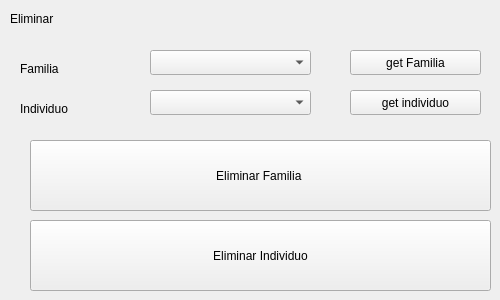
      <widget class="QWidget" name="page_9">
       <widget class="QLabel" name="label_8">
        <property name="geometry">
         <rect>
          <x>10</x>
          <y>10</y>
          <width>67</width>
          <height>17</height>
         </rect>
        </property>
        <property name="text">
         <string>Eliminar</string>
        </property>
       </widget>
       <widget class="QLabel" name="label_35">
        <property name="geometry">
         <rect>
          <x>20</x>
          <y>60</y>
          <width>67</width>
          <height>17</height>
         </rect>
        </property>
        <property name="text">
         <string>Familia</string>
        </property>
       </widget>
       <widget class="QComboBox" name="cFamilia_eliminar">
        <property name="geometry">
         <rect>
          <x>150</x>
          <y>50</y>
          <width>161</width>
          <height>25</height>
         </rect>
        </property>
       </widget>
       <widget class="QComboBox" name="Cindividuo_eliminar">
        <property name="geometry">
         <rect>
          <x>150</x>
          <y>90</y>
          <width>161</width>
          <height>25</height>
         </rect>
        </property>
       </widget>
       <widget class="QLabel" name="label_36">
        <property name="geometry">
         <rect>
          <x>20</x>
          <y>100</y>
          <width>67</width>
          <height>17</height>
         </rect>
        </property>
        <property name="text">
         <string>Individuo</string>
        </property>
       </widget>
       <widget class="QPushButton" name="eliminar_familia">
        <property name="geometry">
         <rect>
          <x>30</x>
          <y>140</y>
          <width>461</width>
          <height>71</height>
         </rect>
        </property>
        <property name="text">
         <string>Eliminar Familia </string>
        </property>
       </widget>
       <widget class="QPushButton" name="eliminar_familia_2">
        <property name="geometry">
         <rect>
          <x>30</x>
          <y>220</y>
          <width>461</width>
          <height>71</height>
         </rect>
        </property>
        <property name="text">
         <string>Eliminar Individuo</string>
        </property>
       </widget>
       <widget class="QPushButton" name="pushButton_21">
        <property name="geometry">
         <rect>
          <x>350</x>
          <y>50</y>
          <width>131</width>
          <height>25</height>
         </rect>
        </property>
        <property name="text">
         <string>get Familia</string>
        </property>
       </widget>
       <widget class="QPushButton" name="pushButton_22">
        <property name="geometry">
         <rect>
          <x>350</x>
          <y>90</y>
          <width>131</width>
          <height>25</height>
         </rect>
        </property>
        <property name="text">
         <string>get individuo</string>
        </property>
       </widget>
      </widget>
